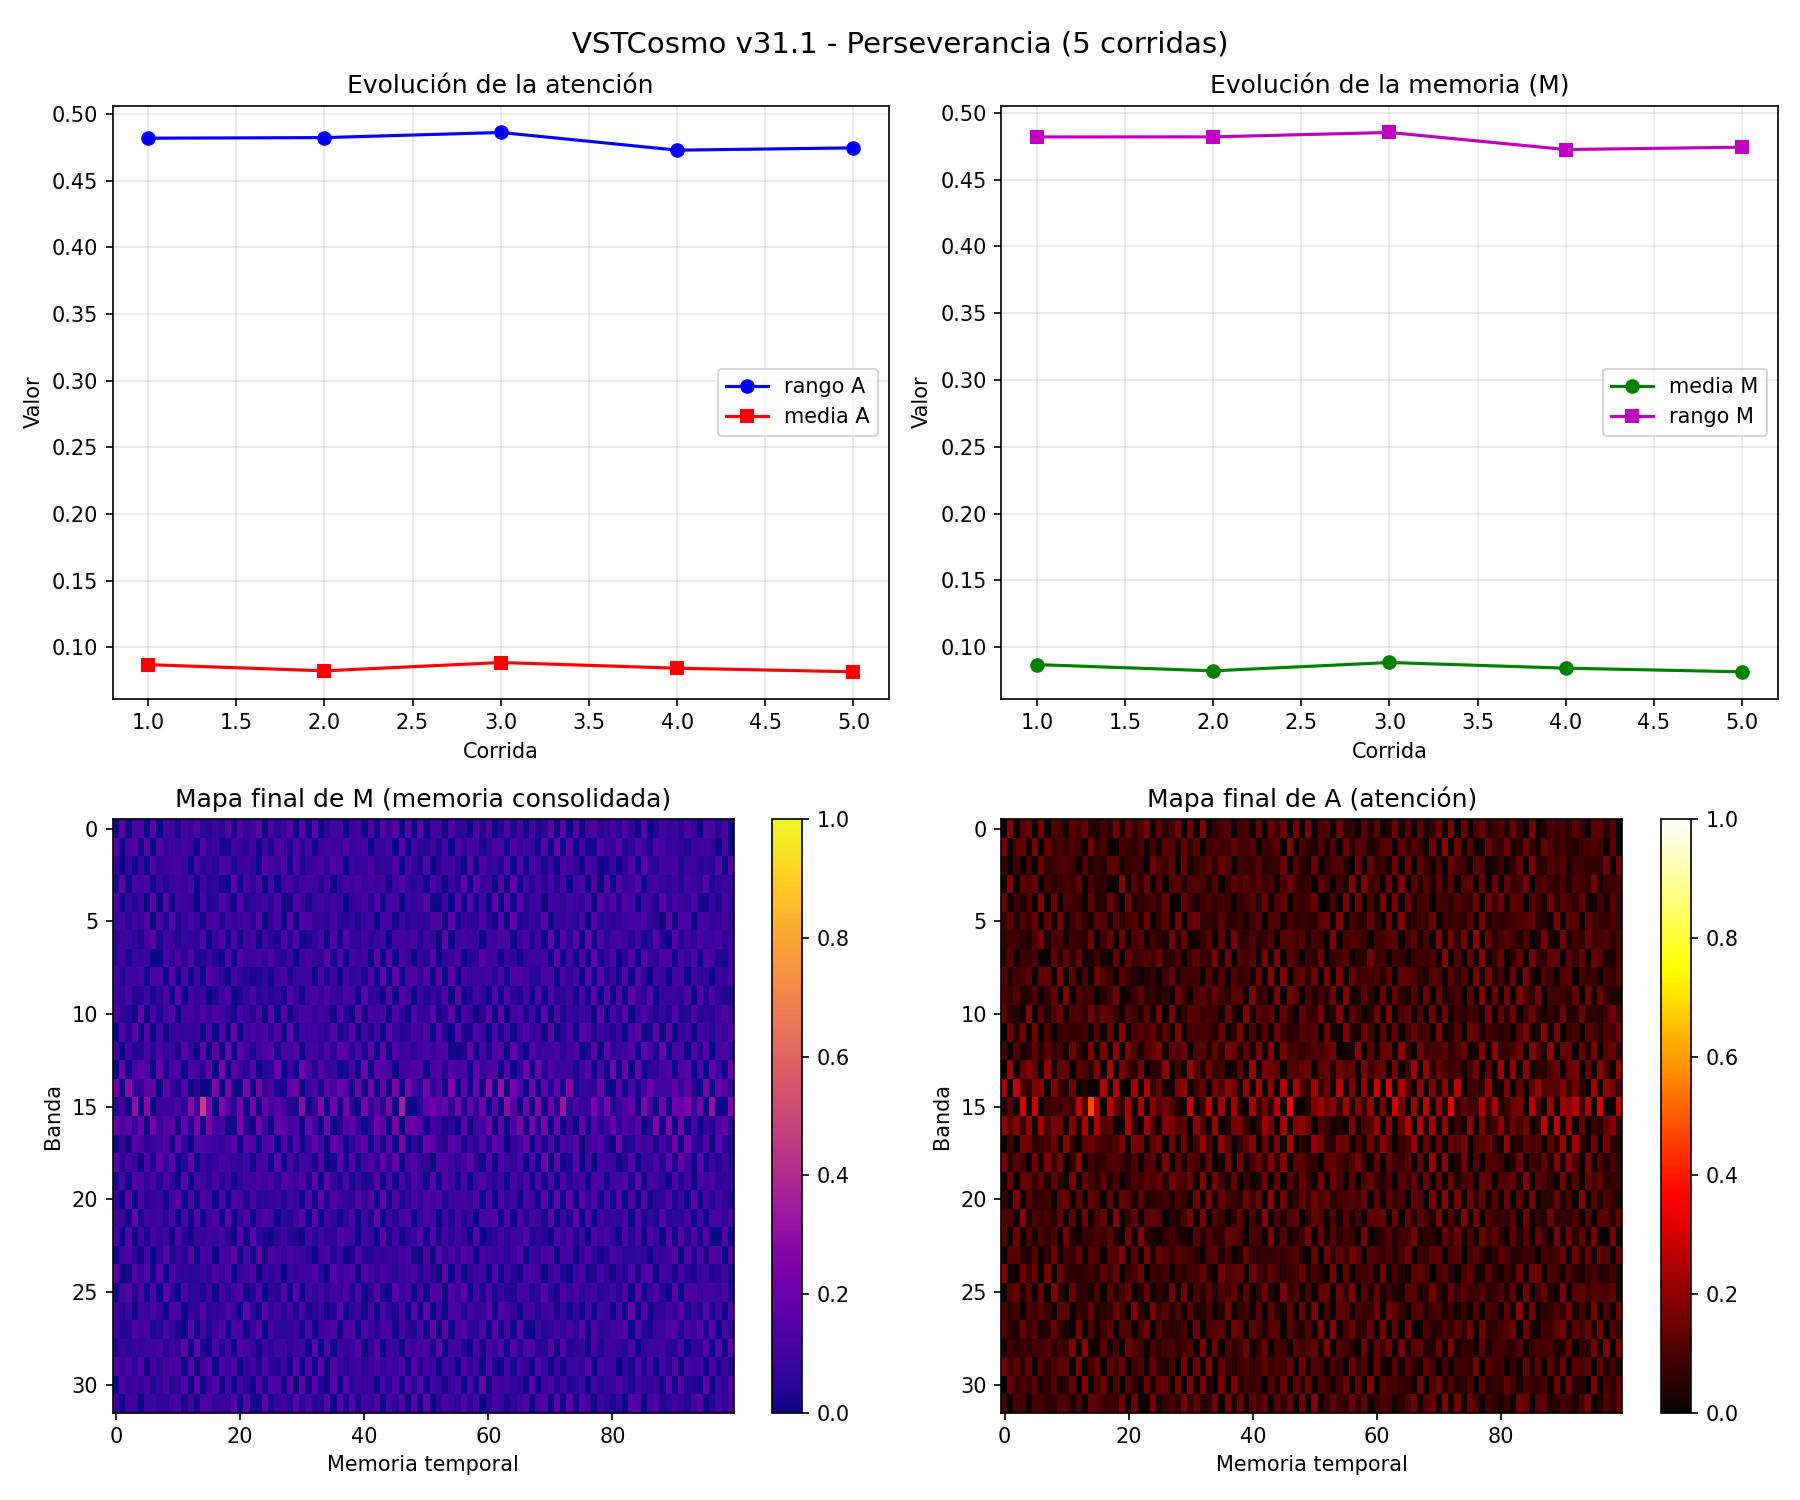

Generate this figure with Python:
#!/usr/bin/env python3
"""
VSTCosmo - v31.1: Perseverancia
Múltiples corridas con la misma entrada para que M consolide memoria.
El sistema repite, experimenta, y acumula.
"""

import numpy as np
import scipy.io.wavfile as wav
import matplotlib.pyplot as plt
import warnings
warnings.filterwarnings('ignore')

# ============================================================
# PARÁMETROS
# ============================================================
DIM_FREQ = 32
DIM_TIME = 100
DT = 0.01
DURACION_SIM = 90.0  # más larga
N_PASOS = int(DURACION_SIM / DT)

# Parámetros base (v30)
DECAIMIENTO_PHI = 0.01
GANANCIA_GENERACION_BASE = 0.05
GANANCIA_SOSTENIMIENTO = 0.25
DIFUSION_BASE = 0.20

REFUERZO_A = 0.15
INHIBICION_A = 0.2
DIFUSION_A = 0.08
FUERZA_RELIEVE = 0.08
K_COMP_BASE = 0.05

LIMITE_ATENCION = DIM_FREQ * DIM_TIME * 0.35
INHIB_GLOBAL = 0.5

MOD_DECAY = 1.0
MOD_GENERACION = 1.5

TASA_CRECIMIENTO = 0.10
TASA_DISIPACION = 0.03
GANANCIA_HISTORIA = 0.5
FUERZA_ESTABILIDAD = 0.1
BLOQUEO_MAXIMO_BASE = 0.8

TASA_OMEGA = 0.15
DISIPACION_OMEGA = 0.05
FUERZA_COHERENCIA = 0.2

# Rangos viables
A_RANGE_MIN = 0.24
A_RANGE_MAX = 0.61
PHI_RANGE_MIN = 0.08
PHI_RANGE_MAX = 0.37

HOMEOSTASIS_INTERVALO = 500

# Parámetros de memoria M (ajustados)
ETA_MEMORIA = 0.02      # más rápido
ETA_DECAY = 0.005
K_MEMORIA = 0.10        # más influencia
UMBRAL_PERSISTENCIA = 0.30  # más bajo

LIMITE_MIN = 0.0
LIMITE_MAX = 1.0

ENTRADA = "Voz_Estudio.wav"
REPETICIONES = 5  # número de corridas consecutivas con la misma entrada


# ============================================================
# FUNCIONES BASE (como en v31)
# ============================================================
def cargar_audio(ruta):
    sr, data = wav.read(ruta)
    if data.dtype == np.int16:
        data = data.astype(np.float32) / 32768.0
    if data.ndim == 2:
        data = data.mean(axis=1)
    max_val = np.max(np.abs(data))
    if max_val > 0:
        data = data / max_val
    return sr, data[:int(sr * DURACION_SIM)]


def inicializar_campo(semilla=None):
    if semilla is not None:
        np.random.seed(semilla)
    return np.random.rand(DIM_FREQ, DIM_TIME) * 0.2 + 0.4


def inicializar_atencion():
    return np.ones((DIM_FREQ, DIM_TIME), dtype=np.float32) * 0.1


def inicializar_memoria():
    return np.zeros((DIM_FREQ, DIM_TIME), dtype=np.float32)


def vecinos(X):
    return (np.roll(X, 1, axis=0) + np.roll(X, -1, axis=0) +
            np.roll(X, 1, axis=1) + np.roll(X, -1, axis=1)) / 4.0


def perfil_modulacion(muestra):
    m = (muestra + 1.0) / 2.0
    m = np.clip(m, 0.0, 1.0)
    banda = int(m * (DIM_FREQ - 1))
    perfil = np.zeros(DIM_FREQ)
    for i in range(DIM_FREQ):
        distancia = min(abs(i - banda), DIM_FREQ - abs(i - banda))
        perfil[i] = np.exp(-(distancia ** 2) / 8.0)
    return perfil


def actualizar_memoria_estabilidad(Psi, Phi, A):
    cambio_local = np.abs(Phi - vecinos(Phi))
    cambio_norm = cambio_local / (cambio_local + 0.1)
    dPsi = (TASA_CRECIMIENTO * A * (1 - cambio_norm) * (1 - Psi) -
            TASA_DISIPACION * Psi) * DT
    Psi = Psi + dPsi
    return np.clip(Psi, 0.0, 1.0)


def actualizar_memoria_coherencia(Omega, Phi, Phi_prev, Phi_prev2, A):
    cambio_actual = Phi - Phi_prev
    cambio_anterior = Phi_prev - Phi_prev2
    signo_actual = np.tanh(cambio_actual * 10)
    signo_anterior = np.tanh(cambio_anterior * 10)
    coherencia = (1 + signo_actual * signo_anterior) / 2
    dOmega = (TASA_OMEGA * A * coherencia * (1 - Omega) -
              DISIPACION_OMEGA * Omega) * DT
    Omega = Omega + dOmega
    return np.clip(Omega, 0.0, 1.0)


def actualizar_campo(Phi, A, muestra, Psi, ganancia_gen, bloqueo_max):
    perfil = perfil_modulacion(muestra)
    promedio_local = vecinos(Phi)
    perfil_2d = perfil.reshape(-1, 1)
    
    difusion = DIFUSION_BASE * (promedio_local - Phi)
    
    desviacion = Phi - promedio_local
    generacion_base = ganancia_gen * desviacion * (1 - desviacion**2)
    mod_entrada = (1 + MOD_GENERACION * perfil_2d)
    mod_memoria = (1 - GANANCIA_HISTORIA * Psi)
    generacion = generacion_base * mod_entrada * mod_memoria
    
    mod_entrada_decay = 1 - MOD_DECAY * perfil_2d
    decaimiento = -DECAIMIENTO_PHI * (Phi - promedio_local) * mod_entrada_decay
    
    sostenimiento = GANANCIA_SOSTENIMIENTO * A * (Phi - promedio_local)
    
    dPhi_propuesto = difusion + generacion + decaimiento + sostenimiento
    dPhi_real = dPhi_propuesto * (1 - bloqueo_max * Psi)
    
    Phi = Phi + DT * dPhi_real
    return np.clip(Phi, LIMITE_MIN, LIMITE_MAX)


def actualizar_atencion(A, Phi, Psi, Omega, M, k_comp):
    vA = vecinos(A)
    auto = REFUERZO_A * A * (1.0 - A)
    inhib_local = -INHIBICION_A * vA
    difusion = DIFUSION_A * (vA - A)
    
    relieve_local = np.abs(Phi - vecinos(Phi))
    max_relieve = np.max(relieve_local)
    if max_relieve > 0:
        relieve_local = relieve_local / max_relieve
    
    acoplamiento_relieve = FUERZA_RELIEVE * (relieve_local - A)
    acoplamiento_estabilidad = FUERZA_ESTABILIDAD * (Psi - A)
    acoplamiento_coherencia = FUERZA_COHERENCIA * (Omega - A)
    
    A_mean = np.mean(A)
    competencia = -k_comp * (A - A_mean)
    sesgo_memoria = K_MEMORIA * (M - A)
    
    dA = (auto + inhib_local + difusion +
          acoplamiento_relieve +
          acoplamiento_estabilidad +
          acoplamiento_coherencia +
          competencia +
          sesgo_memoria)
    
    atencion_total = np.sum(A)
    if atencion_total > LIMITE_ATENCION:
        exceso = (atencion_total - LIMITE_ATENCION) / LIMITE_ATENCION
        dA += -INHIB_GLOBAL * exceso * A
    
    dA += np.random.randn(*A.shape) * 0.001
    A = A + DT * dA
    return np.clip(A, LIMITE_MIN, LIMITE_MAX)


def actualizar_memoria_configuracion(M, A, rango_A):
    if rango_A > UMBRAL_PERSISTENCIA:
        M += ETA_MEMORIA * (A - M)
    else:
        M *= (1 - ETA_DECAY)
    return np.clip(M, 0.0, 1.0)


def homeostasis(A, Phi, G, R, C, a_min, a_max, p_min, p_max):
    rango_A = np.max(A) - np.min(A)
    rango_Phi = np.max(Phi) - np.min(Phi)
    
    if rango_A < a_min:
        G *= 1.02
        C *= 1.02
    elif rango_A > a_max:
        R *= 1.02
        G *= 0.98
    
    if rango_Phi < p_min:
        G *= 1.02
    elif rango_Phi > p_max:
        R *= 1.03
        G *= 0.97
    
    G = np.clip(G, 0.3, 3.0)
    R = np.clip(R, 0.3, 3.0)
    C = np.clip(C, 0.3, 3.0)
    
    return G, R, C


def simular_corrida(audio, sr, M_inicial=None):
    if M_inicial is not None:
        M = M_inicial.copy()
    else:
        M = np.zeros((DIM_FREQ, DIM_TIME), dtype=np.float32)
    
    Phi = inicializar_campo()
    A = inicializar_atencion()
    Psi = inicializar_memoria()
    Omega = inicializar_memoria()
    
    Phi_prev = Phi.copy()
    Phi_prev2 = Phi.copy()
    
    G, R, C = 1.0, 1.0, 1.0
    
    for paso in range(N_PASOS):
        t = paso * DT
        idx = int(t * sr)
        idx = min(idx, len(audio) - 1)
        muestra = audio[idx] if idx >= 0 else 0.0
        
        ganancia_gen = GANANCIA_GENERACION_BASE * G
        bloqueo_max = np.clip(BLOQUEO_MAXIMO_BASE * R, 0.3, 0.95)
        k_comp = K_COMP_BASE * C
        
        A = actualizar_atencion(A, Phi, Psi, Omega, M, k_comp)
        Phi = actualizar_campo(Phi, A, muestra, Psi, ganancia_gen, bloqueo_max)
        Psi = actualizar_memoria_estabilidad(Psi, Phi, A)
        Omega = actualizar_memoria_coherencia(Omega, Phi, Phi_prev, Phi_prev2, A)
        
        rango_A = np.max(A) - np.min(A)
        M = actualizar_memoria_configuracion(M, A, rango_A)
        
        if paso > 0 and paso % HOMEOSTASIS_INTERVALO == 0:
            G, R, C = homeostasis(A, Phi, G, R, C,
                                  A_RANGE_MIN, A_RANGE_MAX,
                                  PHI_RANGE_MIN, PHI_RANGE_MAX)
        
        Phi_prev2 = Phi_prev.copy()
        Phi_prev = Phi.copy()
    
    return M, A, Phi, np.mean(A), np.max(A)-np.min(A), np.mean(Psi), np.mean(Omega)


# ============================================================
# MAIN
# ============================================================
def main():
    print("=" * 100)
    print("VSTCosmo - v31.1: Perseverancia")
    print(f"{REPETICIONES} corridas consecutivas con la misma entrada")
    print("M acumula memoria a través de las corridas")
    print("=" * 100)
    
    sr, audio = cargar_audio(ENTRADA)
    print(f"\n[1] Cargando: {ENTRADA}")
    print(f"    Duración: {len(audio)/sr:.1f}s")
    print(f"    {REPETICIONES} repeticiones")
    
    M = np.zeros((DIM_FREQ, DIM_TIME), dtype=np.float32)
    
    print("\n[2] Ejecutando corridas...")
    print("-" * 80)
    
    historial = []
    
    for rep in range(REPETICIONES):
        print(f"\n  Corrida {rep+1}/{REPETICIONES}")
        M, A, Phi, media_A, rango_A, media_Psi, media_Omega = simular_corrida(audio, sr, M)
        
        historial.append({
            'rep': rep+1,
            'media_A': media_A,
            'rango_A': rango_A,
            'media_M': np.mean(M),
            'rango_M': np.max(M) - np.min(M),
            'media_Psi': media_Psi,
            'media_Omega': media_Omega
        })
        
        print(f"    rango_A={rango_A:.3f}, media_A={media_A:.3f}")
        print(f"    media_M={np.mean(M):.3f}, rango_M={np.max(M)-np.min(M):.3f}")
    
    print("-" * 80)
    print("Simulación completada.")
    
    # ============================================================
    # VISUALIZACIÓN
    # ============================================================
    print("\n[3] Generando visualización...")
    
    fig, axes = plt.subplots(2, 2, figsize=(12, 10))
    
    # Evolución de métricas
    reps = [h['rep'] for h in historial]
    ax = axes[0, 0]
    ax.plot(reps, [h['rango_A'] for h in historial], 'b-o', label='rango A')
    ax.plot(reps, [h['media_A'] for h in historial], 'r-s', label='media A')
    ax.set_xlabel('Corrida')
    ax.set_ylabel('Valor')
    ax.set_title('Evolución de la atención')
    ax.legend()
    ax.grid(True, alpha=0.3)
    
    ax = axes[0, 1]
    ax.plot(reps, [h['media_M'] for h in historial], 'g-o', label='media M')
    ax.plot(reps, [h['rango_M'] for h in historial], 'm-s', label='rango M')
    ax.set_xlabel('Corrida')
    ax.set_ylabel('Valor')
    ax.set_title('Evolución de la memoria (M)')
    ax.legend()
    ax.grid(True, alpha=0.3)
    
    # Mapa final de M
    ax = axes[1, 0]
    im = ax.imshow(M, aspect='auto', cmap='plasma', vmin=0, vmax=1)
    ax.set_title('Mapa final de M (memoria consolidada)')
    ax.set_xlabel('Memoria temporal')
    ax.set_ylabel('Banda')
    plt.colorbar(im, ax=ax)
    
    # Mapa final de A
    ax = axes[1, 1]
    im = ax.imshow(A, aspect='auto', cmap='hot', vmin=0, vmax=1)
    ax.set_title('Mapa final de A (atención)')
    ax.set_xlabel('Memoria temporal')
    ax.set_ylabel('Banda')
    plt.colorbar(im, ax=ax)
    
    plt.suptitle(f'VSTCosmo v31.1 - Perseverancia ({REPETICIONES} corridas)', fontsize=14)
    plt.tight_layout()
    plt.savefig('v31.1_perseverancia.png', dpi=150)
    print("  Gráfico guardado: v31.1_perseverancia.png")
    
    # ============================================================
    # ANÁLISIS FINAL
    # ============================================================
    print("\n" + "=" * 100)
    print("ANÁLISIS DE LA MEMORIA CONSOLIDADA")
    print("=" * 100)
    
    print(f"\nMemoria M después de {REPETICIONES} corridas:")
    print(f"  media_M = {np.mean(M):.4f}")
    print(f"  rango_M = {np.max(M)-np.min(M):.4f}")
    
    if np.mean(M) > 0.15:
        print("\n  ✓ M consolidó memoria significativa")
        print("    El sistema recuerda persistentemente las configuraciones")
    elif np.mean(M) > 0.08:
        print("\n  ~ M tiene memoria débil pero presente")
    else:
        print("\n  ✗ M no consolidó memoria")
    
    if np.max(M)-np.min(M) > 0.3:
        print("  ✓ M tiene estructura espacial fuerte")
    
    print("\n" + "=" * 100)
    print("EXPERIMENTO COMPLETADO")
    print("=" * 100)


if __name__ == "__main__":
    main()
